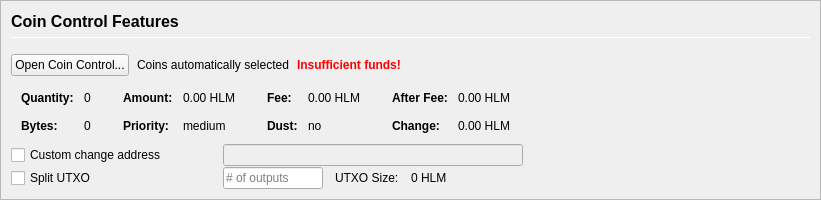
         <widget class="QFrame" name="frameCoinControl">
          <property name="sizePolicy">
           <sizepolicy hsizetype="Expanding" vsizetype="Expanding">
            <horstretch>0</horstretch>
            <verstretch>0</verstretch>
           </sizepolicy>
          </property>
          <property name="maximumSize">
           <size>
            <width>16777215</width>
            <height>16777215</height>
           </size>
          </property>
          <property name="frameShape">
           <enum>QFrame::StyledPanel</enum>
          </property>
          <property name="frameShadow">
           <enum>QFrame::Sunken</enum>
          </property>
          <layout class="QVBoxLayout" name="verticalLayoutCoinControl2">
           <property name="spacing">
            <number>0</number>
           </property>
           <property name="leftMargin">
            <number>0</number>
           </property>
           <property name="topMargin">
            <number>0</number>
           </property>
           <property name="rightMargin">
            <number>0</number>
           </property>
           <property name="bottomMargin">
            <number>0</number>
           </property>
           <item>
            <widget class="QFrame" name="frameCoinControl_BG">
             <layout class="QVBoxLayout" name="verticalLayoutCoinControl" stretch="0,0,0,0,0,0">
              <property name="spacing">
               <number>1</number>
              </property>
              <property name="leftMargin">
               <number>10</number>
              </property>
              <property name="topMargin">
               <number>10</number>
              </property>
              <item>
               <layout class="QHBoxLayout" name="horizontalLayoutCoinControl1">
                <property name="bottomMargin">
                 <number>15</number>
                </property>
                <item>
                 <layout class="QVBoxLayout" name="verticalLayout_3">
                  <property name="spacing">
                   <number>6</number>
                  </property>
                  <item>
                   <widget class="QLabel" name="labelCoinControlFeatures">
                    <property name="sizePolicy">
                     <sizepolicy hsizetype="Preferred" vsizetype="Maximum">
                      <horstretch>0</horstretch>
                      <verstretch>0</verstretch>
                     </sizepolicy>
                    </property>
                    <property name="minimumSize">
                     <size>
                      <width>0</width>
                      <height>20</height>
                     </size>
                    </property>
                    <property name="font">
                     <font>
                      <pointsize>12</pointsize>
                      <weight>75</weight>
                      <bold>true</bold>
                     </font>
                    </property>
                    <property name="styleSheet">
                     <string notr="true">font-weight:bold;</string>
                    </property>
                    <property name="text">
                     <string>Coin Control Features</string>
                    </property>
                   </widget>
                  </item>
                  <item>
                   <widget class="Line" name="line">
                    <property name="minimumSize">
                     <size>
                      <width>0</width>
                      <height>1</height>
                     </size>
                    </property>
                    <property name="maximumSize">
                     <size>
                      <width>16777215</width>
                      <height>1</height>
                     </size>
                    </property>
                    <property name="orientation">
                     <enum>Qt::Horizontal</enum>
                    </property>
                   </widget>
                  </item>
                 </layout>
                </item>
               </layout>
              </item>
              <item>
               <layout class="QHBoxLayout" name="horizontalLayoutCoinControl2" stretch="0,0,0,0">
                <property name="spacing">
                 <number>8</number>
                </property>
                <property name="bottomMargin">
                 <number>10</number>
                </property>
                <item>
                 <widget class="QPushButton" name="pushButtonCoinControl">
                  <property name="styleSheet">
                   <string notr="true"/>
                  </property>
                  <property name="text">
                   <string>Open Coin Control...</string>
                  </property>
                  <property name="autoDefault">
                   <bool>false</bool>
                  </property>
                 </widget>
                </item>
                <item>
                 <widget class="QLabel" name="labelCoinControlAutomaticallySelected">
                  <property name="text">
                   <string>Coins automatically selected</string>
                  </property>
                  <property name="margin">
                   <number>5</number>
                  </property>
                 </widget>
                </item>
                <item>
                 <widget class="QLabel" name="labelCoinControlInsuffFunds">
                  <property name="font">
                   <font>
                    <weight>75</weight>
                    <bold>true</bold>
                   </font>
                  </property>
                  <property name="styleSheet">
                   <string notr="true">color:red;font-weight:bold;</string>
                  </property>
                  <property name="text">
                   <string>Insufficient funds!</string>
                  </property>
                  <property name="margin">
                   <number>5</number>
                  </property>
                 </widget>
                </item>
                <item>
                 <spacer name="horizontalSpacerCoinControl">
                  <property name="orientation">
                   <enum>Qt::Horizontal</enum>
                  </property>
                  <property name="sizeHint" stdset="0">
                   <size>
                    <width>40</width>
                    <height>1</height>
                   </size>
                  </property>
                 </spacer>
                </item>
               </layout>
              </item>
              <item>
               <widget class="QWidget" name="widgetCoinControl" native="true">
                <property name="sizePolicy">
                 <sizepolicy hsizetype="Preferred" vsizetype="Preferred">
                  <horstretch>0</horstretch>
                  <verstretch>0</verstretch>
                 </sizepolicy>
                </property>
                <property name="minimumSize">
                 <size>
                  <width>0</width>
                  <height>0</height>
                 </size>
                </property>
                <property name="styleSheet">
                 <string notr="true"/>
                </property>
                <layout class="QHBoxLayout" name="horizontalLayoutCoinControl5">
                 <property name="leftMargin">
                  <number>0</number>
                 </property>
                 <property name="topMargin">
                  <number>0</number>
                 </property>
                 <property name="rightMargin">
                  <number>0</number>
                 </property>
                 <property name="bottomMargin">
                  <number>0</number>
                 </property>
                 <item>
                  <layout class="QHBoxLayout" name="horizontalLayoutCoinControl3" stretch="0,0,0,1">
                   <property name="spacing">
                    <number>20</number>
                   </property>
                   <property name="topMargin">
                    <number>0</number>
                   </property>
                   <property name="bottomMargin">
                    <number>10</number>
                   </property>
                   <item>
                    <layout class="QFormLayout" name="formLayoutCoinControl1">
                     <property name="horizontalSpacing">
                      <number>10</number>
                     </property>
                     <property name="verticalSpacing">
                      <number>14</number>
                     </property>
                     <property name="leftMargin">
                      <number>10</number>
                     </property>
                     <property name="topMargin">
                      <number>4</number>
                     </property>
                     <property name="rightMargin">
                      <number>6</number>
                     </property>
                     <item row="0" column="0">
                      <widget class="QLabel" name="labelCoinControlQuantityText">
                       <property name="font">
                        <font>
                         <weight>75</weight>
                         <bold>true</bold>
                        </font>
                       </property>
                       <property name="text">
                        <string>Quantity:</string>
                       </property>
                       <property name="margin">
                        <number>0</number>
                       </property>
                      </widget>
                     </item>
                     <item row="0" column="1">
                      <widget class="QLabel" name="labelCoinControlQuantity">
                       <property name="cursor">
                        <cursorShape>IBeamCursor</cursorShape>
                       </property>
                       <property name="contextMenuPolicy">
                        <enum>Qt::ActionsContextMenu</enum>
                       </property>
                       <property name="text">
                        <string notr="true">0</string>
                       </property>
                       <property name="margin">
                        <number>0</number>
                       </property>
                       <property name="textInteractionFlags">
                        <set>Qt::LinksAccessibleByMouse|Qt::TextSelectableByKeyboard|Qt::TextSelectableByMouse</set>
                       </property>
                      </widget>
                     </item>
                     <item row="1" column="0">
                      <widget class="QLabel" name="labelCoinControlBytesText">
                       <property name="font">
                        <font>
                         <weight>75</weight>
                         <bold>true</bold>
                        </font>
                       </property>
                       <property name="text">
                        <string>Bytes:</string>
                       </property>
                      </widget>
                     </item>
                     <item row="1" column="1">
                      <widget class="QLabel" name="labelCoinControlBytes">
                       <property name="cursor">
                        <cursorShape>IBeamCursor</cursorShape>
                       </property>
                       <property name="contextMenuPolicy">
                        <enum>Qt::ActionsContextMenu</enum>
                       </property>
                       <property name="text">
                        <string notr="true">0</string>
                       </property>
                       <property name="textInteractionFlags">
                        <set>Qt::LinksAccessibleByMouse|Qt::TextSelectableByKeyboard|Qt::TextSelectableByMouse</set>
                       </property>
                      </widget>
                     </item>
                    </layout>
                   </item>
                   <item>
                    <layout class="QFormLayout" name="formLayoutCoinControl2">
                     <property name="horizontalSpacing">
                      <number>10</number>
                     </property>
                     <property name="verticalSpacing">
                      <number>14</number>
                     </property>
                     <property name="leftMargin">
                      <number>6</number>
                     </property>
                     <property name="topMargin">
                      <number>4</number>
                     </property>
                     <property name="rightMargin">
                      <number>6</number>
                     </property>
                     <item row="0" column="0">
                      <widget class="QLabel" name="labelCoinControlAmountText">
                       <property name="font">
                        <font>
                         <weight>75</weight>
                         <bold>true</bold>
                        </font>
                       </property>
                       <property name="text">
                        <string>Amount:</string>
                       </property>
                       <property name="margin">
                        <number>0</number>
                       </property>
                      </widget>
                     </item>
                     <item row="0" column="1">
                      <widget class="QLabel" name="labelCoinControlAmount">
                       <property name="cursor">
                        <cursorShape>IBeamCursor</cursorShape>
                       </property>
                       <property name="contextMenuPolicy">
                        <enum>Qt::ActionsContextMenu</enum>
                       </property>
                       <property name="text">
                        <string notr="true">0.00 HLM</string>
                       </property>
                       <property name="textInteractionFlags">
                        <set>Qt::LinksAccessibleByMouse|Qt::TextSelectableByKeyboard|Qt::TextSelectableByMouse</set>
                       </property>
                      </widget>
                     </item>
                     <item row="1" column="0">
                      <widget class="QLabel" name="labelCoinControlPriorityText">
                       <property name="font">
                        <font>
                         <weight>75</weight>
                         <bold>true</bold>
                        </font>
                       </property>
                       <property name="text">
                        <string>Priority:</string>
                       </property>
                      </widget>
                     </item>
                     <item row="1" column="1">
                      <widget class="QLabel" name="labelCoinControlPriority">
                       <property name="cursor">
                        <cursorShape>IBeamCursor</cursorShape>
                       </property>
                       <property name="contextMenuPolicy">
                        <enum>Qt::ActionsContextMenu</enum>
                       </property>
                       <property name="text">
                        <string>medium</string>
                       </property>
                       <property name="textInteractionFlags">
                        <set>Qt::LinksAccessibleByMouse|Qt::TextSelectableByKeyboard|Qt::TextSelectableByMouse</set>
                       </property>
                      </widget>
                     </item>
                    </layout>
                   </item>
                   <item>
                    <layout class="QFormLayout" name="formLayoutCoinControl3">
                     <property name="horizontalSpacing">
                      <number>10</number>
                     </property>
                     <property name="verticalSpacing">
                      <number>14</number>
                     </property>
                     <property name="leftMargin">
                      <number>6</number>
                     </property>
                     <property name="topMargin">
                      <number>4</number>
                     </property>
                     <property name="rightMargin">
                      <number>6</number>
                     </property>
                     <item row="0" column="0">
                      <widget class="QLabel" name="labelCoinControlFeeText">
                       <property name="font">
                        <font>
                         <weight>75</weight>
                         <bold>true</bold>
                        </font>
                       </property>
                       <property name="text">
                        <string>Fee:</string>
                       </property>
                       <property name="margin">
                        <number>0</number>
                       </property>
                      </widget>
                     </item>
                     <item row="0" column="1">
                      <widget class="QLabel" name="labelCoinControlFee">
                       <property name="cursor">
                        <cursorShape>IBeamCursor</cursorShape>
                       </property>
                       <property name="contextMenuPolicy">
                        <enum>Qt::ActionsContextMenu</enum>
                       </property>
                       <property name="text">
                        <string notr="true">0.00 HLM</string>
                       </property>
                       <property name="textInteractionFlags">
                        <set>Qt::LinksAccessibleByMouse|Qt::TextSelectableByKeyboard|Qt::TextSelectableByMouse</set>
                       </property>
                      </widget>
                     </item>
                     <item row="1" column="0">
                      <widget class="QLabel" name="labelCoinControlLowOutputText">
                       <property name="font">
                        <font>
                         <weight>75</weight>
                         <bold>true</bold>
                        </font>
                       </property>
                       <property name="text">
                        <string>Dust:</string>
                       </property>
                      </widget>
                     </item>
                     <item row="1" column="1">
                      <widget class="QLabel" name="labelCoinControlLowOutput">
                       <property name="cursor">
                        <cursorShape>IBeamCursor</cursorShape>
                       </property>
                       <property name="contextMenuPolicy">
                        <enum>Qt::ActionsContextMenu</enum>
                       </property>
                       <property name="text">
                        <string>no</string>
                       </property>
                       <property name="textInteractionFlags">
                        <set>Qt::LinksAccessibleByMouse|Qt::TextSelectableByKeyboard|Qt::TextSelectableByMouse</set>
                       </property>
                      </widget>
                     </item>
                    </layout>
                   </item>
                   <item>
                    <layout class="QFormLayout" name="formLayoutCoinControl4">
                     <property name="horizontalSpacing">
                      <number>10</number>
                     </property>
                     <property name="verticalSpacing">
                      <number>14</number>
                     </property>
                     <property name="leftMargin">
                      <number>6</number>
                     </property>
                     <property name="topMargin">
                      <number>4</number>
                     </property>
                     <property name="rightMargin">
                      <number>6</number>
                     </property>
                     <item row="0" column="0">
                      <widget class="QLabel" name="labelCoinControlAfterFeeText">
                       <property name="font">
                        <font>
                         <weight>75</weight>
                         <bold>true</bold>
                        </font>
                       </property>
                       <property name="text">
                        <string>After Fee:</string>
                       </property>
                       <property name="margin">
                        <number>0</number>
                       </property>
                      </widget>
                     </item>
                     <item row="0" column="1">
                      <widget class="QLabel" name="labelCoinControlAfterFee">
                       <property name="cursor">
                        <cursorShape>IBeamCursor</cursorShape>
                       </property>
                       <property name="contextMenuPolicy">
                        <enum>Qt::ActionsContextMenu</enum>
                       </property>
                       <property name="text">
                        <string notr="true">0.00 HLM</string>
                       </property>
                       <property name="textInteractionFlags">
                        <set>Qt::LinksAccessibleByMouse|Qt::TextSelectableByKeyboard|Qt::TextSelectableByMouse</set>
                       </property>
                      </widget>
                     </item>
                     <item row="1" column="0">
                      <widget class="QLabel" name="labelCoinControlChangeText">
                       <property name="font">
                        <font>
                         <weight>75</weight>
                         <bold>true</bold>
                        </font>
                       </property>
                       <property name="text">
                        <string>Change:</string>
                       </property>
                      </widget>
                     </item>
                     <item row="1" column="1">
                      <widget class="QLabel" name="labelCoinControlChange">
                       <property name="cursor">
                        <cursorShape>IBeamCursor</cursorShape>
                       </property>
                       <property name="contextMenuPolicy">
                        <enum>Qt::ActionsContextMenu</enum>
                       </property>
                       <property name="text">
                        <string notr="true">0.00 HLM</string>
                       </property>
                       <property name="textInteractionFlags">
                        <set>Qt::LinksAccessibleByMouse|Qt::TextSelectableByKeyboard|Qt::TextSelectableByMouse</set>
                       </property>
                      </widget>
                     </item>
                    </layout>
                   </item>
                  </layout>
                 </item>
                </layout>
               </widget>
              </item>
              <item>
               <layout class="QHBoxLayout" name="horizontalLayoutCoinControl4">
                <property name="spacing">
                 <number>12</number>
                </property>
                <property name="sizeConstraint">
                 <enum>QLayout::SetDefaultConstraint</enum>
                </property>
                <property name="topMargin">
                 <number>0</number>
                </property>
                <property name="rightMargin">
                 <number>0</number>
                </property>
                <item>
                 <widget class="QCheckBox" name="checkBoxCoinControlChange">
                  <property name="sizePolicy">
                   <sizepolicy hsizetype="Preferred" vsizetype="Preferred">
                    <horstretch>0</horstretch>
                    <verstretch>0</verstretch>
                   </sizepolicy>
                  </property>
                  <property name="minimumSize">
                   <size>
                    <width>200</width>
                    <height>0</height>
                   </size>
                  </property>
                  <property name="maximumSize">
                   <size>
                    <width>200</width>
                    <height>16777215</height>
                   </size>
                  </property>
                  <property name="toolTip">
                   <string>If this is activated, but the change address is empty or invalid, change will be sent to a newly generated address.</string>
                  </property>
                  <property name="text">
                   <string>Custom change address</string>
                  </property>
                 </widget>
                </item>
                <item>
                 <widget class="QValidatedLineEdit" name="lineEditCoinControlChange">
                  <property name="enabled">
                   <bool>false</bool>
                  </property>
                  <property name="sizePolicy">
                   <sizepolicy hsizetype="Preferred" vsizetype="Preferred">
                    <horstretch>0</horstretch>
                    <verstretch>0</verstretch>
                   </sizepolicy>
                  </property>
                  <property name="minimumSize">
                   <size>
                    <width>300</width>
                    <height>0</height>
                   </size>
                  </property>
                 </widget>
                </item>
                <item>
                 <widget class="QLabel" name="labelCoinControlChangeLabel">
                  <property name="sizePolicy">
                   <sizepolicy hsizetype="Preferred" vsizetype="Preferred">
                    <horstretch>0</horstretch>
                    <verstretch>0</verstretch>
                   </sizepolicy>
                  </property>
                  <property name="minimumSize">
                   <size>
                    <width>100</width>
                    <height>0</height>
                   </size>
                  </property>
                  <property name="text">
                   <string/>
                  </property>
                  <property name="margin">
                   <number>3</number>
                  </property>
                 </widget>
                </item>
               </layout>
              </item>
              <item>
               <layout class="QHBoxLayout" name="horizontalLayoutCoinControl6">
                <property name="spacing">
                 <number>12</number>
                </property>
                <property name="rightMargin">
                 <number>0</number>
                </property>
                <item>
                 <widget class="QCheckBox" name="splitBlockCheckBox">
                  <property name="sizePolicy">
                   <sizepolicy hsizetype="Preferred" vsizetype="Preferred">
                    <horstretch>0</horstretch>
                    <verstretch>0</verstretch>
                   </sizepolicy>
                  </property>
                  <property name="minimumSize">
                   <size>
                    <width>200</width>
                    <height>0</height>
                   </size>
                  </property>
                  <property name="maximumSize">
                   <size>
                    <width>200</width>
                    <height>16777215</height>
                   </size>
                  </property>
                  <property name="text">
                   <string>Split UTXO</string>
                  </property>
                 </widget>
                </item>
                <item>
                 <widget class="QLineEdit" name="splitBlockLineEdit">
                  <property name="sizePolicy">
                   <sizepolicy hsizetype="Preferred" vsizetype="Preferred">
                    <horstretch>50</horstretch>
                    <verstretch>0</verstretch>
                   </sizepolicy>
                  </property>
                  <property name="minimumSize">
                   <size>
                    <width>100</width>
                    <height>0</height>
                   </size>
                  </property>
                  <property name="maximumSize">
                   <size>
                    <width>100</width>
                    <height>16777215</height>
                   </size>
                  </property>
                  <property name="placeholderText">
                   <string># of outputs</string>
                  </property>
                 </widget>
                </item>
                <item>
                 <widget class="QLabel" name="labelBlockSizeText">
                  <property name="text">
                   <string>UTXO Size:</string>
                  </property>
                 </widget>
                </item>
                <item>
                 <widget class="QLabel" name="labelBlockSize">
                  <property name="text">
                   <string>0 HLM</string>
                  </property>
                 </widget>
                </item>
                <item>
                 <spacer name="horizontalSpacer_7">
                  <property name="orientation">
                   <enum>Qt::Horizontal</enum>
                  </property>
                  <property name="sizeHint" stdset="0">
                   <size>
                    <width>40</width>
                    <height>20</height>
                   </size>
                  </property>
                 </spacer>
                </item>
               </layout>
              </item>
              <item>
               <spacer name="verticalSpacerCoinControl">
                <property name="orientation">
                 <enum>Qt::Vertical</enum>
                </property>
                <property name="sizeHint" stdset="0">
                 <size>
                  <width>800</width>
                  <height>1</height>
                 </size>
                </property>
               </spacer>
              </item>
             </layout>
            </widget>
           </item>
          </layout>
         </widget>
